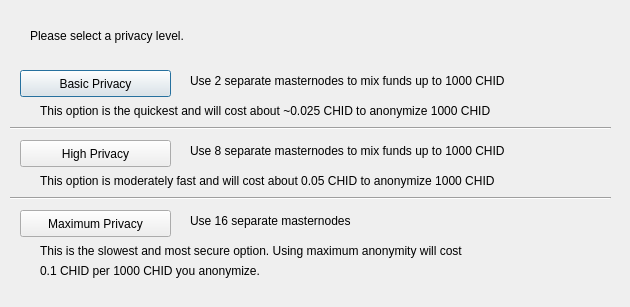
<?xml version="1.0" encoding="UTF-8"?>
<ui version="4.0">
 <class>DarksendConfig</class>
 <widget class="QDialog" name="DarksendConfig">
  <property name="geometry">
   <rect>
    <x>0</x>
    <y>0</y>
    <width>630</width>
    <height>307</height>
   </rect>
  </property>
  <property name="windowTitle">
   <string>Configure Darksend</string>
  </property>
  <widget class="QPushButton" name="buttonBasic">
   <property name="geometry">
    <rect>
     <x>20</x>
     <y>70</y>
     <width>151</width>
     <height>27</height>
    </rect>
   </property>
   <property name="text">
    <string>Basic Privacy</string>
   </property>
  </widget>
  <widget class="QPushButton" name="buttonHigh">
   <property name="geometry">
    <rect>
     <x>20</x>
     <y>140</y>
     <width>151</width>
     <height>27</height>
    </rect>
   </property>
   <property name="text">
    <string>High Privacy</string>
   </property>
  </widget>
  <widget class="QPushButton" name="buttonMax">
   <property name="geometry">
    <rect>
     <x>20</x>
     <y>210</y>
     <width>151</width>
     <height>27</height>
    </rect>
   </property>
   <property name="text">
    <string>Maximum Privacy</string>
   </property>
  </widget>
  <widget class="QLabel" name="label">
   <property name="geometry">
    <rect>
     <x>30</x>
     <y>20</y>
     <width>571</width>
     <height>31</height>
    </rect>
   </property>
   <property name="text">
    <string>Please select a privacy level.</string>
   </property>
  </widget>
  <widget class="QLabel" name="label_2">
   <property name="geometry">
    <rect>
     <x>190</x>
     <y>70</y>
     <width>421</width>
     <height>21</height>
    </rect>
   </property>
   <property name="text">
    <string>Use 2 separate masternodes to mix funds up to 1000 CHID</string>
   </property>
  </widget>
  <widget class="QLabel" name="label_3">
   <property name="geometry">
    <rect>
     <x>190</x>
     <y>140</y>
     <width>411</width>
     <height>21</height>
    </rect>
   </property>
   <property name="text">
    <string>Use 8 separate masternodes to mix funds up to 1000 CHID</string>
   </property>
  </widget>
  <widget class="QLabel" name="label_4">
   <property name="geometry">
    <rect>
     <x>190</x>
     <y>210</y>
     <width>421</width>
     <height>21</height>
    </rect>
   </property>
   <property name="text">
    <string>Use 16 separate masternodes</string>
   </property>
  </widget>
  <widget class="QLabel" name="label_6">
   <property name="geometry">
    <rect>
     <x>40</x>
     <y>100</y>
     <width>561</width>
     <height>21</height>
    </rect>
   </property>
   <property name="text">
    <string>This option is the quickest and will cost about ~0.025 CHID to anonymize 1000 CHID</string>
   </property>
  </widget>
  <widget class="QLabel" name="label_7">
   <property name="geometry">
    <rect>
     <x>40</x>
     <y>170</y>
     <width>561</width>
     <height>21</height>
    </rect>
   </property>
   <property name="text">
    <string>This option is moderately fast and will cost about 0.05 CHID to anonymize 1000 CHID</string>
   </property>
  </widget>
  <widget class="QLabel" name="label_8">
   <property name="geometry">
    <rect>
     <x>40</x>
     <y>240</y>
     <width>561</width>
     <height>21</height>
    </rect>
   </property>
   <property name="text">
    <string>This is the slowest and most secure option. Using maximum anonymity will cost</string>
   </property>
  </widget>
  <widget class="QLabel" name="label_9">
   <property name="geometry">
    <rect>
     <x>40</x>
     <y>260</y>
     <width>561</width>
     <height>21</height>
    </rect>
   </property>
   <property name="text">
    <string>0.1 CHID per 1000 CHID you anonymize.</string>
   </property>
  </widget>
  <widget class="Line" name="line">
   <property name="geometry">
    <rect>
     <x>10</x>
     <y>120</y>
     <width>601</width>
     <height>16</height>
    </rect>
   </property>
   <property name="orientation">
    <enum>Qt::Horizontal</enum>
   </property>
  </widget>
  <widget class="Line" name="line_2">
   <property name="geometry">
    <rect>
     <x>10</x>
     <y>190</y>
     <width>601</width>
     <height>16</height>
    </rect>
   </property>
   <property name="orientation">
    <enum>Qt::Horizontal</enum>
   </property>
  </widget>
 </widget>
 <resources/>
 <connections/>
</ui>
